Frame 1 (no input): blank canvas, image omitted
Frame 60 (no input): blank canvas, image omitted
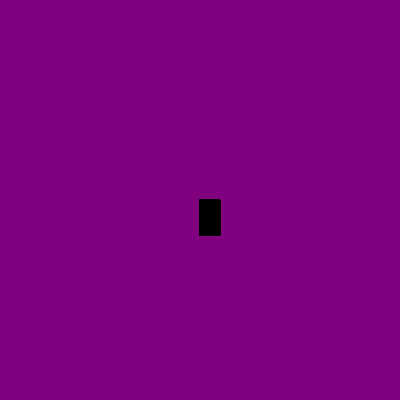
Frame 120 (the mouse pressed at the canvas centre since frame 60)

The p5.js sketch whose frames 1 and 60 were blank and that drew this single picture after the mouse press (run headless with seeded random() and noise() and a simulated clock; from frame 60 on, the mouse is pressed at the canvas centre):

// p5.js sketch
// ── sketch.js
function setup() {
  createCanvas(400, 400);
  background("purple")
}

function draw() {
  stroke("black");
  fill("black");
  
  
  if (mouseIsPressed) {
    rect(mouseX, mouseY, 20, 35);
  }
}

// ── style.css
html, body {
  margin: 0;
  padding: 0;
}
canvas {
  display block;
}
